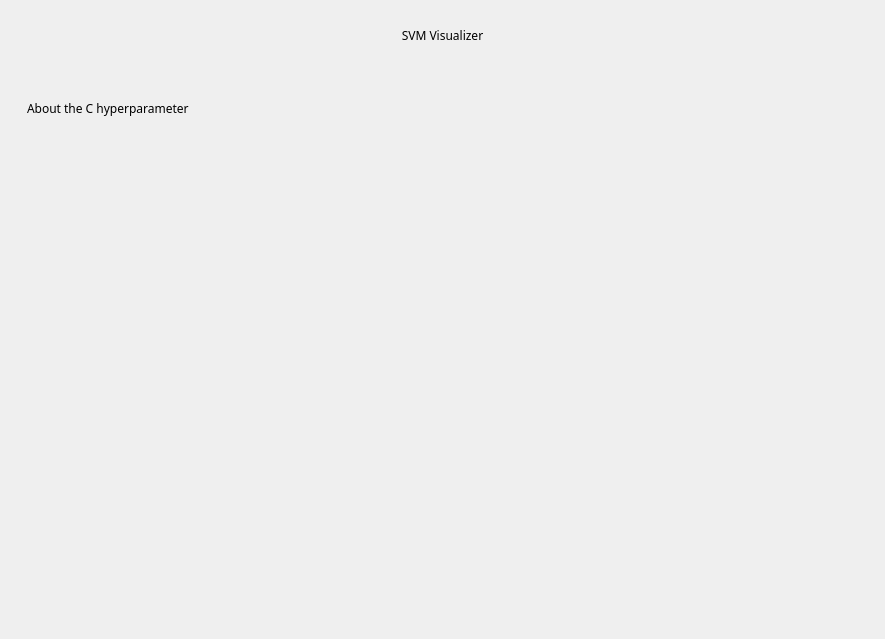
<?xml version="1.0" encoding="UTF-8"?>
<ui version="4.0">
 <class>InfoAboutCWindow</class>
 <widget class="QMainWindow" name="InfoAboutCWindow">
  <property name="geometry">
   <rect>
    <x>0</x>
    <y>0</y>
    <width>885</width>
    <height>639</height>
   </rect>
  </property>
  <property name="windowTitle">
   <string>C Hyperparameter</string>
  </property>
  <property name="styleSheet">
   <string notr="true">*{
	border:none;
	border-radius:15px;
	font-family:century gohtic;
}

QFrame[accessibleName=&quot;mainFrame&quot;]{
	background-color:qlineargradient(spread:pad, x1:0, y1:0, x2:1, y2:1, stop:0 rgba(191, 186, 181, 255), stop:1 rgba(231, 227, 223, 255));
}

QFrame[accessibleName=&quot;titleFrame&quot;]{
	background-color:rgb(244, 244, 244);
}

QScrollArea{
	background-color:rgb(244, 244, 244);
}

QLabel[accessibleName=&quot;titleLabel&quot;]{
	font-size:40px;
	margin:10px;
	font-weight:bold;
	color:rgb(0, 51, 69);
}

QLabel[accessibleName=&quot;subtitleLabel&quot;]{
	font-size:30px;
	font-weight:bold;
	color:rgb(0, 51, 69);
	padding:10px;
	background-color:rgb(244, 244, 244);
}

QLabel[accessibleName=&quot;infoLabel&quot;],QLabel[accessibleName=&quot;recommendedValuesLabel&quot;]{
	font-size:18px;
	font-weight:bold;
	color:rgb(0, 51, 69);
	padding:10px;
	background-color:rgb(244, 244, 244);
}

QScrollArea{
	background-color:rgba(244, 244, 244, 0);
}

QScrollBar:horizontal
{
        height: 20px;
        margin: 3px 15px 3px 15px;
        border: 1px transparent #2A2929;
        border-radius: 6px;
        background-color: rgb(0, 51, 69);    /* #2A2929; */
}

    QScrollBar::handle:horizontal
    {
        background-color: rgb(27, 134, 151);      /* #605F5F; */
        min-width: 5px;
        border-radius: 6px;
    }

    QScrollBar::add-line:horizontal
    {
        margin: 0px 3px 0px 3px;
        border-image: url(:/qss_icons/rc/right_arrow_disabled.png);
        width: 10px;
        height: 10px;
        subcontrol-position: right;
        subcontrol-origin: margin;
    }

    QScrollBar::sub-line:horizontal
    {
        margin: 0px 3px 0px 3px;
        border-image: url(:/qss_icons/rc/left_arrow_disabled.png);
        height: 10px;
        width: 10px;
        subcontrol-position: left;
        subcontrol-origin: margin;
    }

    QScrollBar::add-line:horizontal:hover,QScrollBar::add-line:horizontal:on
    {
        border-image: url(:/qss_icons/rc/right_arrow.png);
        height: 10px;
        width: 10px;
        subcontrol-position: right;
        subcontrol-origin: margin;
    }


    QScrollBar::sub-line:horizontal:hover, QScrollBar::sub-line:horizontal:on
    {
        border-image: url(:/qss_icons/rc/left_arrow.png);
        height: 10px;
        width: 10px;
        subcontrol-position: left;
        subcontrol-origin: margin;
    }

    QScrollBar::up-arrow:horizontal, QScrollBar::down-arrow:horizontal
    {
        background: none;
    }


    QScrollBar::add-page:horizontal, QScrollBar::sub-page:horizontal
    {
        background: none;
    }

    QScrollBar:vertical
    {
        background-color: rgb(0, 51, 69);
        width: 20px;
        margin: 15px 3px 15px 3px;
        border: 1px transparent #2A2929;
        border-radius: 6px;
    }

    QScrollBar::handle:vertical
    {
        background-color: rgb(27, 134, 151);         /* #605F5F; */
        min-height: 5px;
        border-radius: 6px;
    }

    QScrollBar::sub-line:vertical
    {
        margin: 3px 0px 3px 0px;
        border-image: url(:/qss_icons/rc/up_arrow_disabled.png);
        height: 10px;
        width: 10px;
        subcontrol-position: top;
        subcontrol-origin: margin;
    }

    QScrollBar::add-line:vertical
    {
        margin: 3px 0px 3px 0px;
        border-image: url(:/qss_icons/rc/down_arrow_disabled.png);
        height: 10px;
        width: 10px;
        subcontrol-position: bottom;
        subcontrol-origin: margin;
    }

    QScrollBar::sub-line:vertical:hover,QScrollBar::sub-line:vertical:on
    {
        border-image: url(:/qss_icons/rc/up_arrow.png);
        height: 10px;
        width: 10px;
        subcontrol-position: top;
        subcontrol-origin: margin;
    }

    QScrollBar::add-line:vertical:hover, QScrollBar::add-line:vertical:on
    {
        border-image: url(:/qss_icons/rc/down_arrow.png);
        height: 10px;
        width: 10px;
        subcontrol-position: bottom;
        subcontrol-origin: margin;
    }

    QScrollBar::up-arrow:vertical, QScrollBar::down-arrow:vertical
    {
        background: none;
    }

    QScrollBar::add-page:vertical, QScrollBar::sub-page:vertical
    {
        background: none;
    }
</string>
  </property>
  <widget class="QWidget" name="centralwidget">
   <layout class="QHBoxLayout" name="horizontalLayout">
    <item>
     <widget class="QFrame" name="mainFrame">
      <property name="accessibleName">
       <string>mainFrame</string>
      </property>
      <property name="frameShape">
       <enum>QFrame::StyledPanel</enum>
      </property>
      <property name="frameShadow">
       <enum>QFrame::Raised</enum>
      </property>
      <layout class="QVBoxLayout" name="verticalLayout">
       <item>
        <widget class="QFrame" name="titleFrame">
         <property name="maximumSize">
          <size>
           <width>16777215</width>
           <height>100</height>
          </size>
         </property>
         <property name="accessibleName">
          <string>titleFrame</string>
         </property>
         <property name="frameShape">
          <enum>QFrame::StyledPanel</enum>
         </property>
         <property name="frameShadow">
          <enum>QFrame::Raised</enum>
         </property>
         <layout class="QVBoxLayout" name="verticalLayout_2">
          <item>
           <widget class="QLabel" name="titleLabel">
            <property name="accessibleName">
             <string>titleLabel</string>
            </property>
            <property name="text">
             <string>SVM Visualizer</string>
            </property>
            <property name="alignment">
             <set>Qt::AlignCenter</set>
            </property>
           </widget>
          </item>
         </layout>
        </widget>
       </item>
       <item>
        <widget class="QScrollArea" name="scrollArea">
         <property name="widgetResizable">
          <bool>true</bool>
         </property>
         <widget class="QWidget" name="scrollAreaWidgetContents">
          <property name="geometry">
           <rect>
            <x>0</x>
            <y>0</y>
            <width>841</width>
            <height>498</height>
           </rect>
          </property>
          <layout class="QVBoxLayout" name="verticalLayout_3">
           <item>
            <widget class="QLabel" name="subtitleLabel">
             <property name="maximumSize">
              <size>
               <width>16777215</width>
               <height>80</height>
              </size>
             </property>
             <property name="accessibleName">
              <string>subtitleLabel</string>
             </property>
             <property name="text">
              <string>About the C hyperparameter</string>
             </property>
            </widget>
           </item>
           <item>
            <widget class="QLabel" name="infoLabel">
             <property name="accessibleName">
              <string>infoLabel</string>
             </property>
             <property name="text">
              <string/>
             </property>
             <property name="textFormat">
              <enum>Qt::PlainText</enum>
             </property>
             <property name="scaledContents">
              <bool>false</bool>
             </property>
             <property name="alignment">
              <set>Qt::AlignLeading|Qt::AlignLeft|Qt::AlignVCenter</set>
             </property>
             <property name="wordWrap">
              <bool>false</bool>
             </property>
            </widget>
           </item>
           <item>
            <widget class="QLabel" name="recommendedValuesLabel">
             <property name="accessibleName">
              <string>recommendedValuesLabel</string>
             </property>
             <property name="text">
              <string/>
             </property>
            </widget>
           </item>
          </layout>
         </widget>
        </widget>
       </item>
      </layout>
     </widget>
    </item>
   </layout>
  </widget>
 </widget>
 <resources/>
 <connections/>
</ui>
